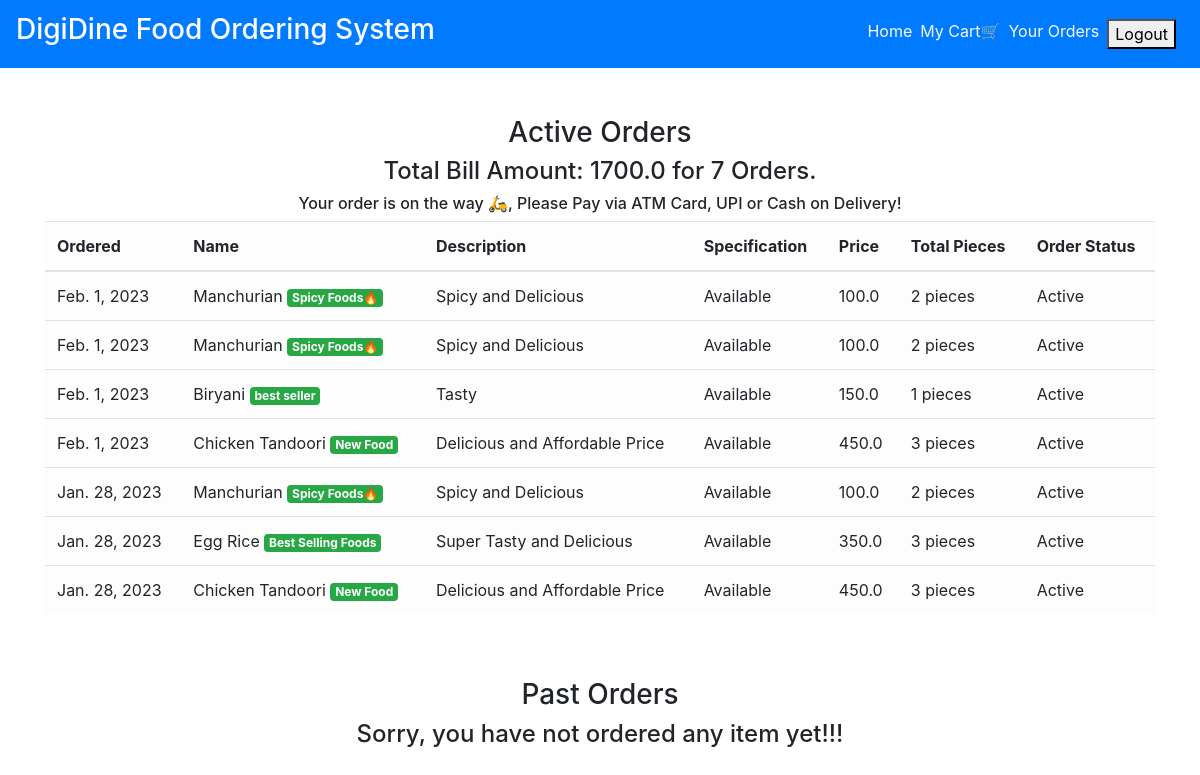
Page /order_details/ (signed in) on the committed database.
### main/models.py (models this page shows, shortened)
class CartItems(models.Model):
    ORDER_STATUS = (
        ('Active', 'Active'),
        ('Delivered', 'Delivered')
    )
    user = models.ForeignKey(User, on_delete=models.CASCADE)
    item = models.ForeignKey(Item, on_delete=models.CASCADE)
    ordered = models.BooleanField(default=False)
    quantity = models.IntegerField(default=1)
    ordered_date = models.DateField(default=timezone.now)
    status = models.CharField(max_length=20, choices=ORDER_STATUS, default='Active')
    delivery_date = models.DateField(default=timezone.now)
    class Meta:
        verbose_name = 'Cart Item'
        verbose_name_plural = 'Cart Items'

class Item(models.Model):
    LABELS = (
        ('Best Selling Foods', 'Best Selling Foods'),
        ('New Food', 'New Food'),
        ('Spicy Foods🔥', 'Spicy Foods🔥'),
    )
    LABEL_COLOUR = (
        ('danger', 'danger'),
        ('success', 'success'),
        ('primary', 'primary'),
        ('info', 'info'),
        ('warning', 'warning'),
    )
    title = models.CharField(max_length=150)
    description = models.CharField(max_length=250,blank=True)
    price = models.FloatField()
    pieces = models.IntegerField(default=6)
    instructions = models.CharField(max_length=250,default="Available")
    image = models.ImageField(default='default.png', upload_to='images/')
    labels = models.CharField(max_length=25, choices=LABELS, blank=True)
    label_colour = models.CharField(max_length=15, choices=LABEL_COLOUR, blank=True)
    slug = models.SlugField(default="foods")
    created_by = models.ForeignKey(User, on_delete=models.CASCADE)

### main/views.py (the view)
# urls.py: path('order_details/', views.order_details, name='order_details'),
@login_required
def order_details(request):
    items = CartItems.objects.filter(user=request.user, ordered=True,status="Active").order_by('-ordered_date')
    cart_items = CartItems.objects.filter(user=request.user, ordered=True,status="Delivered").order_by('-ordered_date')
    bill = items.aggregate(Sum('item__price'))
    number = items.aggregate(Sum('quantity'))
    pieces = items.aggregate(Sum('item__pieces'))
    total = bill.get("item__price__sum")
    count = number.get("quantity__sum")
    total_pieces = pieces.get("item__pieces__sum")
    context = {
        'items':items,
        'cart_items':cart_items,
        'total': total,
        'count': count,
        'total_pieces': total_pieces
    }
    return render(request, 'main/order_details.html', context)

### main/templatetags/get_group.py (called while the page is built)
@register.filter(name='has_group')
def has_group(user, group_name):
    return user.groups.filter(name=group_name).exists()

### main/templates/main/order_details.html
{% extends "main/layout.html" %}
{% block content %}
<div class="cart">
    <div class="container">
        <div class="row">
            <div class="col-sm-12 mt-5">
                <h3 class="text-center">Active Orders</h3>
                {% if items %}
                <h4 class="text-center">Total Bill Amount: {{total}} for {{ count }} Orders.</h4>
                <h6 class="text-center">Your order is on the way 🛵, Please Pay via ATM Card, UPI or Cash on Delivery!</h6>
                <div class="table-responsive">
                    <table class="table table-light">
                        <thead>
                        <tr>
                            <th scope="col">Ordered</th>
                            <th scope="col">Name</th>
                            <th scope="col">Description</th>
                            <th scope="col">Specification</th>
                            <th scope="col">Price</th>
                            <th scope="col">Total Pieces</th>
                            <th scope="col">Order Status</th>
                        </tr>
                        </thead>
                        <tbody>
                            {% for item_active in items %}
                        <tr>
                            <td>{{ item_active.ordered_date }}</td>
                            <td>{{ item_active.item.title }} <span class="badge badge-{{ item_active.item.label_colour }}">{{ item_active.item.labels }}</span></td>
                            <td>{{ item_active.item.description }}</td>
                            <td>{{ item_active.item.instructions }}</td>
                            <td>{{ item_active.item.price }}</td>
                            <td>{{ item_active.item.pieces }} pieces</td>
                            <td>{{ item_active.status }}</td>
                        </tr>
                            {% endfor %}
                        </tbody>
                    </table>
                </div>
                {% else %}
                <h4 class="text-center">Sorry, you have not ordered any item yet!!!</h4>
                {% endif %}
            </div>
        </div>
        <div class="row">
            <div class="col-sm-12 mt-5">
                <h3 class="text-center">Past Orders</h3>
                {% if cart_items %}
                <div class="table-responsive">
                    <table class="table table-light">
                        <thead>
                        <tr>
                            <th scope="col">Ordered</th>
                            <th scope="col">Name</th>
                            <th scope="col">Description</th>
                            <th scope="col">Specification</th>
                            <th scope="col">Price</th>
                            <th scope="col">Total Pieces</th>
                            <th scope="col">Order Status</th>
                            <th scope="col">Delivery Date</th>
                        </tr>
                        </thead>
                        <tbody>
                            {% for cart in cart_items %}
                        <tr>
                            <td>{{ cart.ordered_date }}</td>
                            <td>{{ cart.item.title }} <span class="badge badge-{{ cart.item.label_colour }}">{{ cart.item.labels }}</span></td>
                            <td>{{ cart.item.description }}</td>
                            <td>{{ cart.item.instructions }}</td>
                            <td>{{ cart.item.price }}</td>
                            <td>{{ cart.item.pieces }} pieces</td>
                            <td>{{ cart.status }}</td>
                            <td>{{ cart.delivery_date }}</td>
                        </tr>
                            {% endfor %}
                        </tbody>
                    </table>
                </div>
                {% else %}
                <h4 class="text-center">Sorry, you have not ordered any item yet!!!</h4>
                {% endif %}
            </div>
        </div>
    </div>
</div>
{% endblock content %}

### rows in the picture
CartItems: ordered_date "Feb. 1, 2023", item "Manchurian", item.labels "Spicy Foods🔥", item.description "Spicy and Delicious", item.instructions "Available", item.price "100.0", item.pieces "2", status "Active"
CartItems: ordered_date "Feb. 1, 2023", item "Manchurian", item.labels "Spicy Foods🔥", item.description "Spicy and Delicious", item.instructions "Available", item.price "100.0", item.pieces "2", status "Active"
CartItems: ordered_date "Feb. 1, 2023", item "Biryani", item.labels "best seller", item.description "Tasty", item.instructions "Available", item.price "150.0", item.pieces "1", status "Active"
CartItems: ordered_date "Feb. 1, 2023", item "Chicken Tandoori", item.labels "New Food", item.description "Delicious and Affordable Price", item.instructions "Available", item.price "450.0", item.pieces "3", status "Active"
CartItems: ordered_date "Jan. 28, 2023", item "Manchurian", item.labels "Spicy Foods🔥", item.description "Spicy and Delicious", item.instructions "Available", item.price "100.0", item.pieces "2", status "Active"
CartItems: ordered_date "Jan. 28, 2023", item "Egg Rice", item.labels "Best Selling Foods", item.description "Super Tasty and Delicious", item.instructions "Available", item.price "350.0", item.pieces "3", status "Active"
CartItems: ordered_date "Jan. 28, 2023", item "Chicken Tandoori", item.labels "New Food", item.description "Delicious and Affordable Price", item.instructions "Available", item.price "450.0", item.pieces "3", status "Active"

### other values in the picture
{{ total }} "1700.0"
{{ count }} "7"
